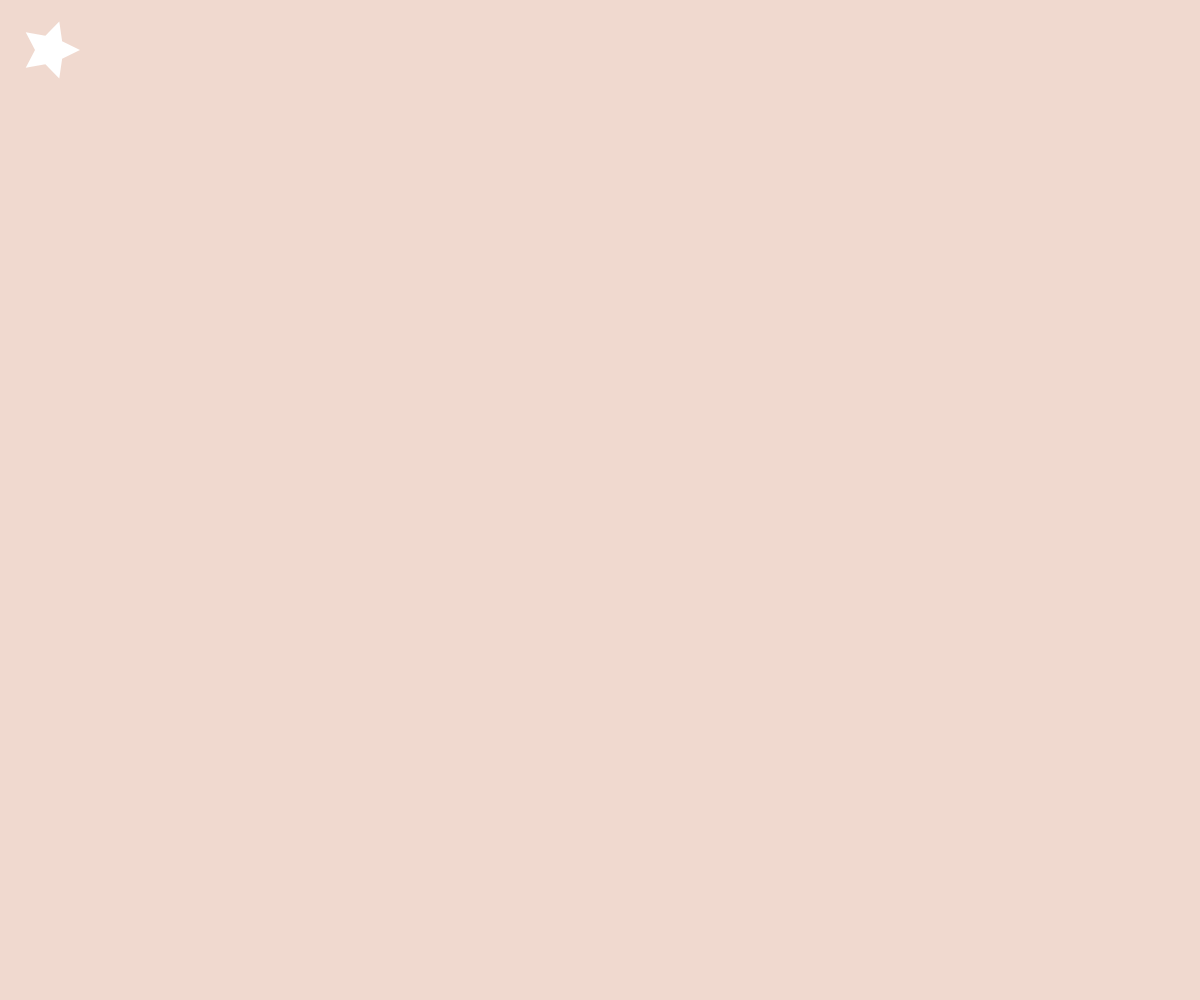
Frame 1 (no input)
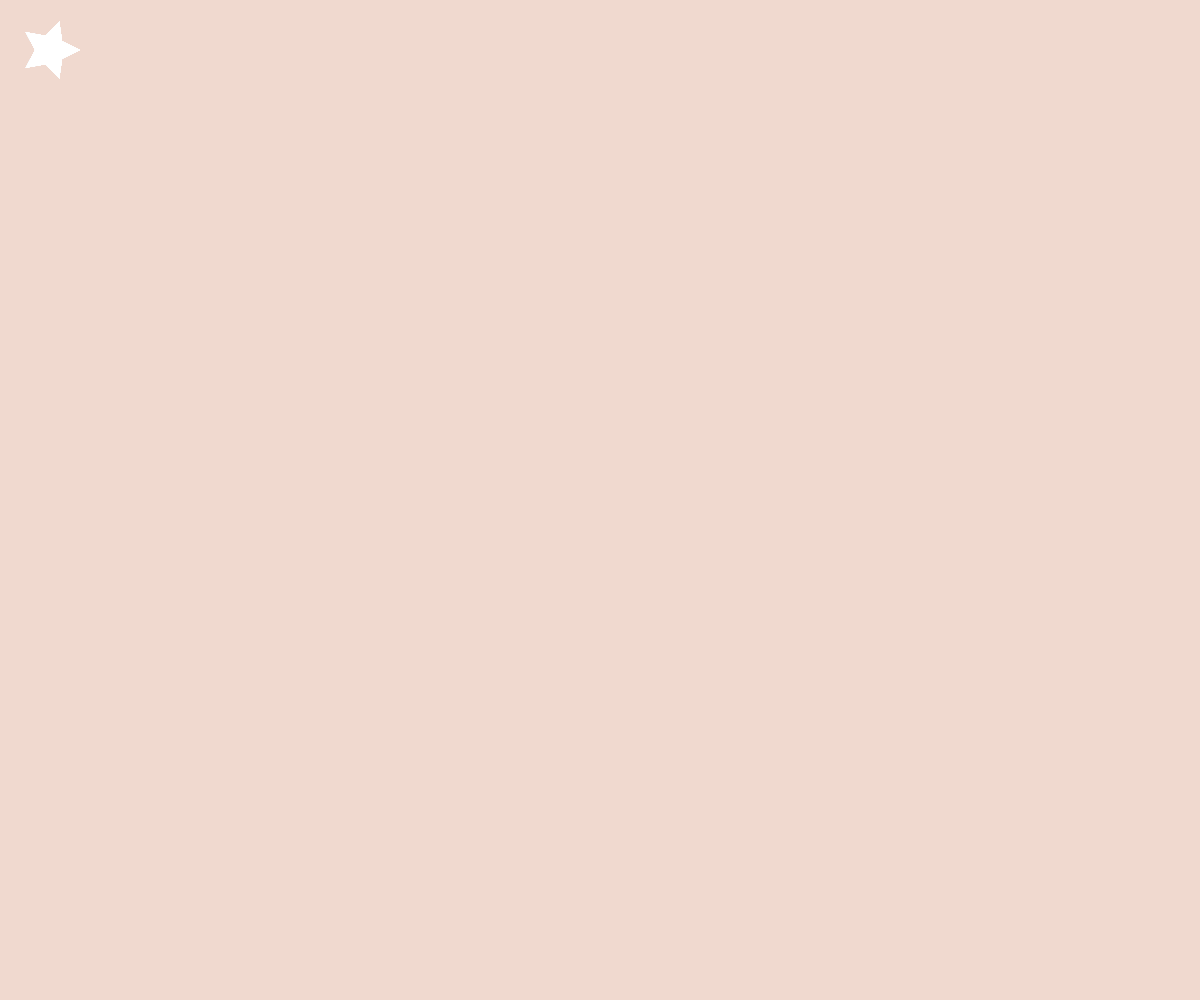
Frame 60 (no input)
Frame 120 (the mouse pressed at the canvas centre since frame 60): identical to frame 60, image omitted

The p5.js sketch that drew these frames (run headless with seeded random() and noise() and a simulated clock; from frame 60 on, the mouse is pressed at the canvas centre):

// p5.js sketch
// ── sketch.js
function setup() {
  // Make the drawing take up the whole window
  createCanvas(windowWidth, windowHeight);
  // This creates the background color, RGB (232, 218, 239)
  background(white[0], white[1], white[2]);
}

// Let's define some colors here
// https://p5js.org/learn/color.html
let yellow = [ 242, 190, 84 ];
let white = [ 240, 217, 207 ]
let cyan = [ 135, 174, 180 ];
let navy = [ 21, 62, 92 ]
let red = [ 237, 85, 96 ];


// This is an endless loop that acts as a frame
function draw() {
  noStroke();

  let points = Math.floor(random(10)) + 2;

  // What happens if we randomly generate these numbers?
  let x = 50;
  let y = 50;

  // Try uncommenting these out :)

  // let randomColor = random([cyan, navy, red, yellow])
  // fill(randomColor[0], randomColor[1], randomColor[2])

  star(
    x,
    y,
    15, // Radius 1
    30, // Radius 2
    5 // 5 pointed star
  );
}

function star(x, y, radius1, radius2, npoints) {
  var angle = TWO_PI / npoints;
  var halfAngle = angle/2.0;
  beginShape();
  for (var a = 0; a < TWO_PI; a += angle) {
    var sx = x + cos(a) * radius2;
    var sy = y + sin(a) * radius2;
    vertex(sx, sy);
    sx = x + cos(a+halfAngle) * radius1;
    sy = y + sin(a+halfAngle) * radius1;
    vertex(sx, sy);
  }
  endShape(CLOSE);
}

function windowResized() {
  resizeCanvas(windowWidth, windowHeight);
  background(white[0], white[1], white[2]);
}
